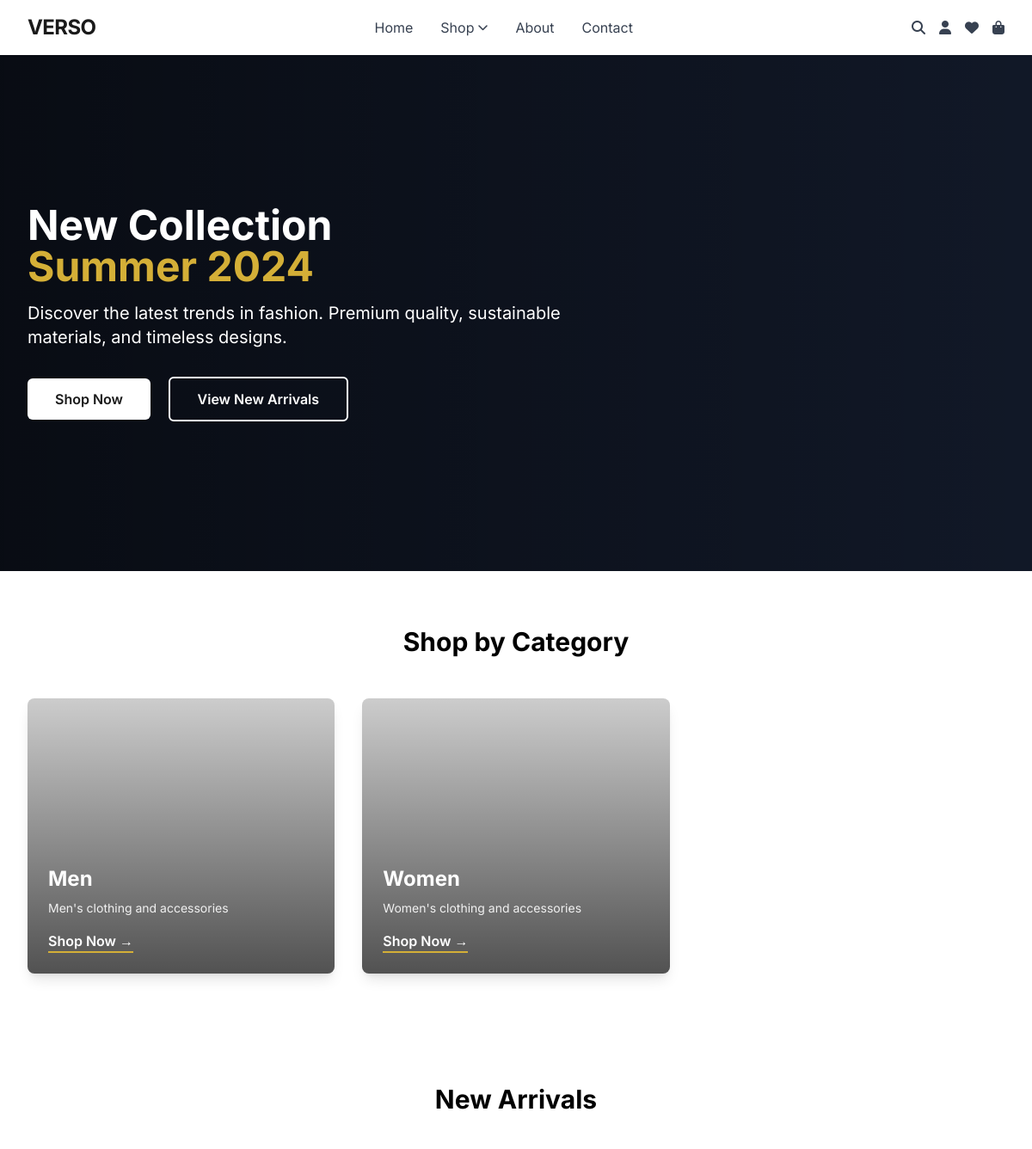
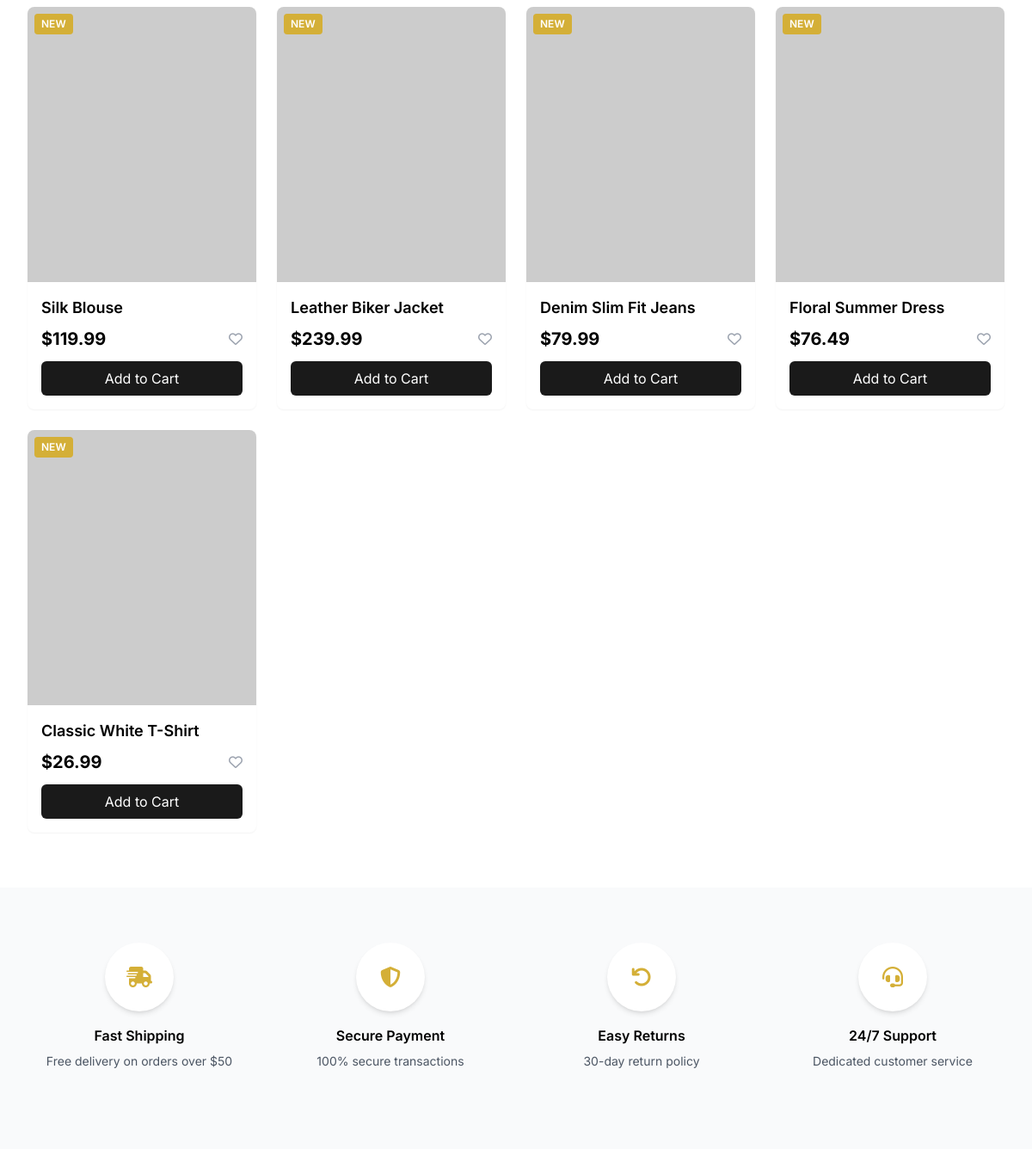
The page / on the database its author committed (2 pictures, top to bottom).
### products/models.py (models this page shows, shortened)
class Category(models.Model):
    id = models.UUIDField(primary_key=True, default=uuid.uuid4, editable=False)
    name = models.CharField(max_length=100, unique=True)
    slug = models.SlugField(max_length=100, unique=True, blank=True)
    description = models.TextField(blank=True)
    parent = models.ForeignKey('self', on_delete=models.CASCADE, null=True, blank=True, related_name='children')
    image = models.ImageField(upload_to='categories/', null=True, blank=True)
    is_active = models.BooleanField(default=True)
    display_order = models.IntegerField(default=0)
    created_at = models.DateTimeField(auto_now_add=True)
    updated_at = models.DateTimeField(auto_now=True)
    class Meta:
        verbose_name_plural = 'Categories'
        ordering = ['display_order', 'name']

class Product(models.Model):
    GENDER_CHOICES = [
        ('unisex', 'Unisex'),
        ('male', 'Male'),
        ('female', 'Female'),
        ('kids', 'Kids'),
    ]
    id = models.UUIDField(primary_key=True, default=uuid.uuid4, editable=False)
    name = models.CharField(max_length=200)
    slug = models.SlugField(max_length=200, unique=True, blank=True)
    sku = models.CharField(max_length=50, unique=True)
    description = models.TextField()
    short_description = models.TextField(max_length=500, blank=True)
    category = models.ForeignKey(Category, on_delete=models.SET_NULL, null=True, related_name='products')
    brand = models.ForeignKey(Brand, on_delete=models.SET_NULL, null=True, blank=True, related_name='products')
    gender = models.CharField(max_length=10, choices=GENDER_CHOICES, default='unisex')
    base_price = models.DecimalField(max_digits=10, decimal_places=2, validators=[MinValueValidator(0)])
    discount_percentage = models.DecimalField(
        max_digits=5, decimal_places=2, default=0,
        validators=[MinValueValidator(0), MaxValueValidator(100)]
    )
    discount_amount = models.DecimalField(max_digits=10, decimal_places=2, default=0, validators=[MinValueValidator(0)])
    total_stock = models.IntegerField(default=0, validators=[MinValueValidator(0)])
    low_stock_threshold = models.IntegerField(default=10, validators=[MinValueValidator(0)])
    features = models.JSONField(default=list, blank=True)
    care_instructions = models.TextField(blank=True)
    material = models.CharField(max_length=200, blank=True)
    meta_title = models.CharField(max_length=200, blank=True)
    meta_description = models.TextField(max_length=500, blank=True)
    meta_keywords = models.CharField(max_length=500, blank=True)
    is_active = models.BooleanField(default=True)
    is_featured = models.BooleanField(default=False)
    views_count = models.IntegerField(default=0)
    sales_count = models.IntegerField(default=0)
    rating = models.DecimalField(max_digits=3, decimal_places=2, default=0, validators=[MinValueValidator(0), MaxValueValidator(5)])
    review_count = models.IntegerField(default=0)
    created_at = models.DateTimeField(auto_now_add=True)
    updated_at = models.DateTimeField(auto_now=True)
    created_by = models.ForeignKey(User, on_delete=models.SET_NULL, null=True, related_name='products_created')
    class Meta:
        ordering = ['-created_at']
    @property
    def current_price(self):
        if self.discount_percentage > 0:
            return self.base_price * (1 - self.discount_percentage / 100)
        elif self.discount_amount > 0:
            return max(self.base_price - self.discount_amount, 0)
        return self.base_price

### products/views.py (the view)
# urls.py: path('', product_views.HomeView.as_view(), name='home'),
class HomeView(View):
    def get(self, request):
        featured_products = Product.objects.filter(
            is_active=True,
            is_featured=True
        )[:8]
        new_arrivals = Product.objects.filter(
            is_active=True
        ).order_by('-created_at')[:8]
        sale_items = Product.objects.filter(
            is_active=True
        ).exclude(
            discount_percentage=0,
            discount_amount=0
        )[:8]
        categories = Category.objects.filter(
            is_active=True,
            parent__isnull=True
        )
        context = {
            'featured_products': featured_products,
            'new_arrivals': new_arrivals,
            'sale_items': sale_items,
            'categories': categories,
        }
        return render(request, 'home.html', context)

### accounts/context_processors.py (called while the page is built)
def site_info(request):
    return {
        'SITE_NAME': getattr(settings, 'SITE_NAME', 'Verso Store'),
        'SITE_DOMAIN': getattr(settings, 'SITE_DOMAIN', 'localhost:8000'),
        'MAPBOX_TOKEN': getattr(settings, 'MAPBOX_TOKEN', ''),
        'STRIPE_PUBLIC_KEY': getattr(settings, 'STRIPE_PUBLIC_KEY', ''),
    }

### orders/context_processors.py (called while the page is built)
def cart_items(request):
    cart = None
    cart_count = 0
    if request.user.is_authenticated:
        cart = Cart.objects.filter(user=request.user).first()
    elif request.session.session_key:
        cart = Cart.objects.filter(session_key=request.session.session_key).first()
    if cart:
        cart_count = cart.total_items
    return {
        'cart': cart,
        'cart_count': cart_count,
    }

### templates/home.html (shortened to what this page needs)
{% extends 'base.html' %}
{% block content %}
<section class="relative h-[600px] bg-gray-900">
    <div class="absolute inset-0 bg-gradient-to-r from-black/50 to-transparent"></div>
    <div class="relative max-w-7xl mx-auto px-4 sm:px-6 lg:px-8 h-full flex items-center">
        <div class="text-white max-w-2xl">
            <h1 class="text-5xl font-bold mb-4 animate-fade-in">
                New Collection <br>
                <span class="text-accent">Summer 2024</span>
            </h1>
            <p class="text-xl mb-8 animate-slide-up">
                Discover the latest trends in fashion. Premium quality, sustainable materials, and timeless designs.
            </p>
            <div class="space-x-4 animate-slide-up">
                <a href="{% url 'products:list' %}" class="inline-block bg-white text-primary px-8 py-3 font-semibold rounded-md hover:bg-accent hover:text-white transition-all duration-300">
                    Shop Now
                </a>
                <a href="{% url 'products:new' %}" class="inline-block border-2 border-white text-white px-8 py-3 font-semibold rounded-md hover:bg-white hover:text-primary transition-all duration-300">
                    View New Arrivals
                </a>
            </div>
        </div>
    </div>
</section>
<section class="py-16 bg-white">
    <div class="max-w-7xl mx-auto px-4 sm:px-6 lg:px-8">
        <h2 class="text-3xl font-bold text-center mb-12">Shop by Category</h2>
        <div class="grid grid-cols-1 md:grid-cols-3 gap-8">
            {% for category in categories %}
            <a href="{% url 'products:category' category.slug %}" class="group relative overflow-hidden rounded-lg shadow-lg h-80">
                <div class="absolute inset-0 bg-gradient-to-t from-black/60 to-transparent"></div>
                <img src="https://via.placeholder.com/400x500" alt="{{ category.name }}" class="w-full h-full object-cover group-hover:scale-110 transition-transform duration-500">
                <div class="absolute bottom-0 left-0 right-0 p-6 text-white">
                    <h3 class="text-2xl font-bold mb-2">{{ category.name }}</h3>
                    <p class="text-sm opacity-90">{{ category.description|truncatewords:15 }}</p>
                    <span class="inline-block mt-4 font-semibold border-b-2 border-accent">Shop Now →</span>
                </div>
            </a>
            {% endfor %}
        </div>
    </div>
</section>
{% if new_arrivals %}
<section class="py-16 bg-white">
    <div class="max-w-7xl mx-auto px-4 sm:px-6 lg:px-8">
        <h2 class="text-3xl font-bold text-center mb-12">New Arrivals</h2>
        <div class="grid grid-cols-1 md:grid-cols-2 lg:grid-cols-4 gap-6">
            {% for product in new_arrivals %}
            <div class="product-card bg-white rounded-lg shadow-sm overflow-hidden">
                <a href="{% url 'products:detail' product.slug %}" class="block relative">
                    <span class="absolute top-2 left-2 bg-accent text-white text-xs font-semibold px-2 py-1 rounded">NEW</span>
                    <img src="https://via.placeholder.com/300x400" alt="{{ product.name }}" class="w-full h-80 object-cover">
                </a>
                <div class="p-4">
                    <h3 class="font-semibold text-lg mb-2">
                        <a href="{% url 'products:detail' product.slug %}" class="hover:text-accent transition-colors">
                            {{ product.name }}
                        </a>
                    </h3>
                    <div class="flex items-center justify-between mb-3">
                        <span class="text-xl font-bold">${{ product.current_price|floatformat:2 }}</span>
                        <button onclick="addToWishlist('{{ product.id }}')" class="text-gray-400 hover:text-danger transition-colors">
                            <i class="far fa-heart"></i>
                        </button>
                    </div>
                    <button onclick="addToCart('{{ product.id }}')" class="w-full bg-primary text-white py-2 rounded-md hover:bg-accent transition-colors btn-hover">
                        Add to Cart
                    </button>
                </div>
            </div>
            {% endfor %}
        </div>
    </div>
</section>
{% endif %}
<section class="py-16 bg-gray-50">
    <div class="max-w-7xl mx-auto px-4 sm:px-6 lg:px-8">
        <div class="grid grid-cols-1 md:grid-cols-4 gap-8">
            <div class="text-center">
                <div class="bg-white rounded-full w-20 h-20 flex items-center justify-center mx-auto mb-4 shadow-md">
                    <i class="fas fa-shipping-fast text-2xl text-accent"></i>
                </div>
                <h3 class="font-semibold mb-2">Fast Shipping</h3>
                <p class="text-sm text-gray-600">Free delivery on orders over $50</p>
            </div>
            <div class="text-center">
                <div class="bg-white rounded-full w-20 h-20 flex items-center justify-center mx-auto mb-4 shadow-md">
                    <i class="fas fa-shield-alt text-2xl text-accent"></i>
                </div>
                <h3 class="font-semibold mb-2">Secure Payment</h3>
                <p class="text-sm text-gray-600">100% secure transactions</p>
            </div>
            <div class="text-center">
                <div class="bg-white rounded-full w-20 h-20 flex items-center justify-center mx-auto mb-4 shadow-md">
                    <i class="fas fa-undo text-2xl text-accent"></i>
                </div>
                <h3 class="font-semibold mb-2">Easy Returns</h3>
                <p class="text-sm text-gray-600">30-day return policy</p>
            </div>
            <div class="text-center">
                <div class="bg-white rounded-full w-20 h-20 flex items-center justify-center mx-auto mb-4 shadow-md">
                    <i class="fas fa-headset text-2xl text-accent"></i>
                </div>
                <h3 class="font-semibold mb-2">24/7 Support</h3>
                <p class="text-sm text-gray-600">Dedicated customer service</p>
            </div>
        </div>
    </div>
</section>
{% endblock %}

### templates/base.html (shortened to what this page needs)
<!DOCTYPE html>
<html lang="en">
<head>
    <script src="https://cdn.tailwindcss.com"></script>
    <link rel="stylesheet" href="https://cdnjs.cloudflare.com/ajax/libs/font-awesome/6.4.0/css/all.min.css">
</head>
<body class="bg-gray-50">
    <nav class="bg-white shadow-sm sticky top-0 z-50">
        <div class="max-w-7xl mx-auto px-4 sm:px-6 lg:px-8">
            <div class="flex justify-between items-center h-16">
                <div class="flex items-center">
                    <a href="{% url 'home' %}" class="flex items-center">
                        <span class="text-2xl font-bold text-primary tracking-tight">VERSO</span>
                    </a>
                </div>
                <div class="hidden md:flex items-center space-x-8">
                    <a href="{% url 'home' %}" class="text-gray-700 hover:text-primary transition-colors">Home</a>
                    <div class="relative group">
                        <button class="text-gray-700 hover:text-primary transition-colors flex items-center">
                            Shop
                            <i class="fas fa-chevron-down ml-1 text-xs"></i>
                        </button>
                    </div>
                    <a href="{% url 'about' %}" class="text-gray-700 hover:text-primary transition-colors">About</a>
                    <a href="{% url 'contact' %}" class="text-gray-700 hover:text-primary transition-colors">Contact</a>
                </div>
                <div class="flex items-center space-x-4">
                    <button class="text-gray-700 hover:text-primary transition-colors">
                        <i class="fas fa-search"></i>
                    </button>
                    <div class="relative group">
                        <button class="text-gray-700 hover:text-primary transition-colors">
                            <i class="fas fa-user"></i>
                        </button>
                    </div>
                    <a href="{% url 'accounts:wishlist' %}" class="text-gray-700 hover:text-primary transition-colors relative">
                        <i class="fas fa-heart"></i>
                    </a>
                    <a href="{% url 'orders:cart' %}" class="text-gray-700 hover:text-primary transition-colors relative">
                        <i class="fas fa-shopping-bag"></i>
                    </a>
                </div>
            </div>
        </div>
    </nav>
    <main class="min-h-screen">
        {% block content %}{% endblock %}
    </main>
</body>
</html>

### templates/base.html (style rules this page uses)
body { font-family: 'Inter', sans-serif; }
html { scroll-behavior: smooth; }
.product-card { transition: all 0.3s ease; }
.btn-hover { position: relative; overflow: hidden; transition: all 0.3s ease; }
.btn-hover::before { content: ''; position: absolute; top: 50%; left: 50%; width: 0; height: 0; border-radius: 50%; background: rgba(255, 255, 255, 0.3); transform: translate(-50%, -50%); transition: width 0.3s, height 0.3s; }

### rows shown on the page
Category: name "Men", description "Men's clothing and accessories"
Category: name "Women", description "Women's clothing and accessories"
Product: name "Silk Blouse", current_price "119.99"
Product: name "Leather Biker Jacket", current_price "239.99"
Product: name "Denim Slim Fit Jeans", current_price "79.99"
Product: name "Floral Summer Dress", current_price "76.49"
Product: name "Classic White T-Shirt", current_price "26.99"
